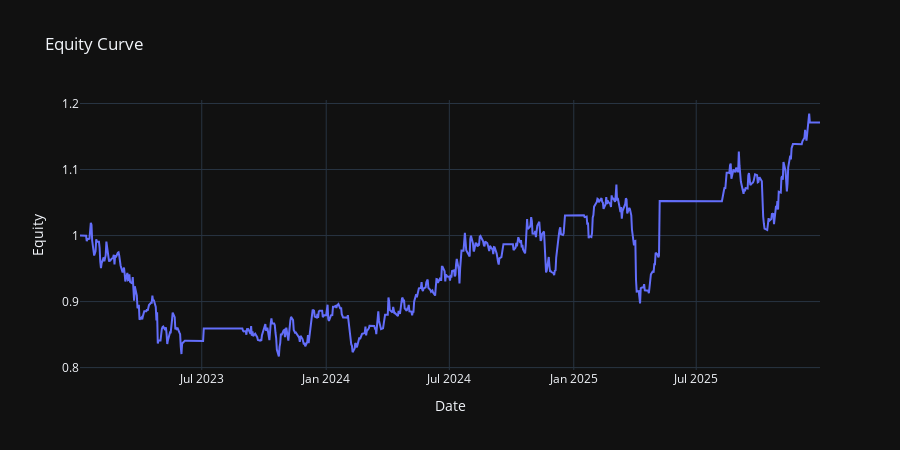

Source (notebook cell):
### Code cell
import plotly.graph_objects as go

eq = res["equity"]

fig = go.Figure()

fig.add_trace(
    go.Scatter(
        x=eq["datetime"],
        y=eq["equity"],
        mode="lines",
        name="Equity",
    )
)

fig.update_layout(
    title="Equity Curve",
    xaxis_title="Date",
    yaxis_title="Equity",
    template="plotly_dark",
    hovermode="x unified",
    width=900,
    height=450,
)

fig.show()

### Figure 1 — Plotly figure (JSON) as saved in the notebook; plotly's stock layout.template omitted (floating-point values rounded to 4 significant figures; data arrays with more than 128 entries replaced by an {"elided": "..."} marker saying what was removed)
{"data": [{"mode": "lines", "name": "Equity", "type": "scatter", "x": {"elided": "783 str values"}, "y": {"elided": "783 float values"}}], "layout": {"height": 450, "hovermode": "x unified", "title": {"text": "Equity Curve"}, "width": 900, "xaxis": {"title": {"text": "Date"}}, "yaxis": {"title": {"text": "Equity"}}}}
